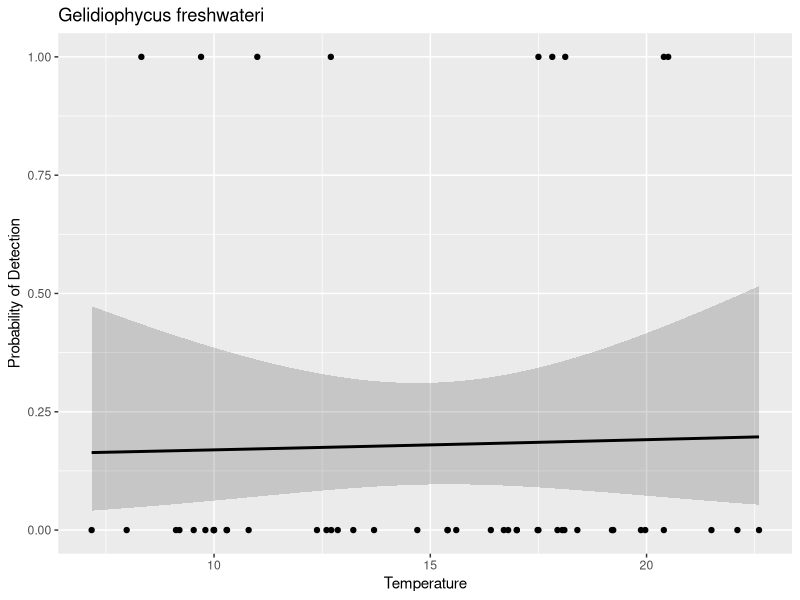
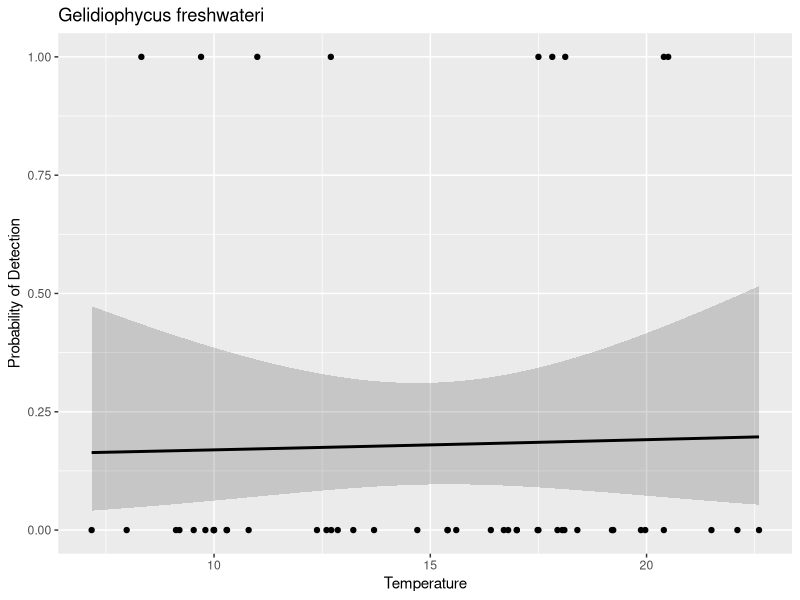

These figures' R source, in order:
# ============================================
# BENTHIC SPECIES LOGISTIC REGRESSION MODELS for PRESENCE/ABSENCE 
# Joe's first attempt 
# Last edited: 03/31/2022
# ============================================
library('tidyverse')
library('dplyr')
library('ggplot2')

# by.sample.species already has technical replicates merged
by.sample.species <- read_csv("../data/by.sample.species.csv")
species_annotated <- read.csv("../data/species_annotated.csv")
total_detections_by_species <- read.csv("../data/total_detections_by_species.csv")
# all the good environmental data 
events <- read.csv('../data/events.joe.format.csv')

# filter out non-san juan data (comment out later)
SJI.sample.species <- by.sample.species # %>%
  #separate(col=sample, remove=FALSE, into=c("site", "date"), sep = 2) %>%
  #filter(site %in% c('LK','CP','FH')) 

# use all species detected at least once as a base 
# TODO need more practice with pivot_wider and pivot_longer  
presence.absence <- SJI.sample.species %>%
  select(sample, species, nReads) %>%
  pivot_wider(names_from=sample, values_from=nReads, values_fill=list(nReads=0))

presence.absence <- presence.absence %>%  
  pivot_longer(!species, names_to='sample', values_to='nReads') 

presence.absence <- presence.absence %>% 
  mutate(nReads = case_when(nReads == 0 ~ 0, nReads !=0 ~ 1)) %>%
  rename(presence=nReads)

# check to make sure the length of presence.absence makes sense - i think it does
#unique.species <- length(unique(SJI.sample.species$sample))
#unique.samples <- length(unique(SJI.sample.species$species))
#FH.unique.species <- length(unique(FH.sample.species$species))
#print(unique.species*unique.samples)

# connect with environmental data to use as continuous variables
presence.absence <- inner_join(presence.absence, events) 

# ==================================================
# filter by region
presence.absence <- presence.absence %>% 
  filter(Area %in% c("Hood Canal"))

# create site and date column in addition to "sample" 
presence.absence <- presence.absence %>%
  separate(col=sample, remove=FALSE, into=c("site", "date"), sep = 2) %>%
  separate(col=date, remove=FALSE, into=c("year", "month"), sep = 5)

# now we can build a beautiful logistic model for every species
xtabsdf <- as.data.frame(xtabs(~ presence + sample, data = presence.absence))
presence.absence$sample <- factor(presence.absence$sample)
presence.absence$species <- factor(presence.absence$species)
presence.absence$site <- factor(presence.absence$site)
presence.absence$Area <- factor(presence.absence$Area)

write.csv(presence.absence,"../data/benthic.presence.absence.csv", row.names = FALSE)
# need list of dataframes for each species to make logit models more manageable 
p.a.species <- list()

# loop through all species, creating a dataframe for each 
for(i in unique(presence.absence$species)) {
  print(i)
  one.species <- presence.absence %>%
    filter(species %in% c(i))
  p.a.species[[i]] <- one.species
  
}

# LOGIT FUNCTION =======================================
# takes species string -> returns logit object
# model takes season(factor), pH(cont) and temperature(cont) as inputs
# TODO make function take independent variables as inputs
# ======================================================
species_logit <- function(species_str){

  mylogit <- glm(presence ~ Temperature, data = p.a.species[[species_str]], family = "binomial", maxit=100)
  print(p.a.species[[species_str]])
  
  print(mylogit)
  confint(mylogit)
  
  return(mylogit)
  
  }
# ======================================================

# call the logit function 
test_logit <- species_logit("Gelidiophycus freshwateri")

# display results 
summary(test_logit)


# VISUAlIZE LOGIT MODEL AS PROBABILITY  ================
# takes logit object and species string as input
# holds pH constant to visualize temp gradient 
# ======================================================
max(presence.absence$Temperature)
min(presence.absence$Temperature)

plot_logit <- function(species_str, test_logit) {
  
  print(confint(test_logit))
  print(exp(cbind(OR = coef(test_logit), confint(test_logit))))
  
  # create range of temps, for both "Summer" and "Winter" factors, hold pH constant  
  newdata2 <- with(p.a.species[[species_str]], data.frame(
                Temperature = rep(seq(from = 7.17, to = 22.6, length.out = 100),2)
                ))

  newdata3 <- cbind(newdata2, predict(test_logit, newdata = newdata2, type = "link",
                se = TRUE))

  newdata3 <- within(newdata3, {
    PredictedProb <- plogis(fit)
    LL <- plogis(fit - (1.96 * se.fit))
    UL <- plogis(fit + (1.96 * se.fit))
  })

  head(newdata3)
  
  # plot the output 
  logit_plot <- ggplot(newdata3, aes(x = Temperature, y = PredictedProb)) + 
    geom_ribbon(aes(ymin = LL,  ymax = UL), alpha = 0.2) + 
    geom_line(size = 1) +
    geom_point(data= p.a.species[[species_str]], aes(x = Temperature, y = presence)) +
    labs(title=species_str, y="Probability of Detection") 
  
  ggsave("../figures/draft/logit/Gelidiophycus_freshwateri.png")
  
  return(logit_plot)
  }
# ======================================================

# call the visualize function 
plot_logit("Gelidiophycus freshwateri", test_logit)

# ======================================================
# ======================================================

# TODO so i don't forget 
# benthic community vs benthic community in the water column
# what portion of detected species have planktonic phase? 
# gametes/plankton vs adults - eli fish vs shrimp vs crab <- model?
# replicate graph from Terrie's student's published paper for p/a data
# known spawning month for invertebrates nReads 
# habitat depth of detected organisms? 
# replicate interactive app to view relative abundance and community structure
